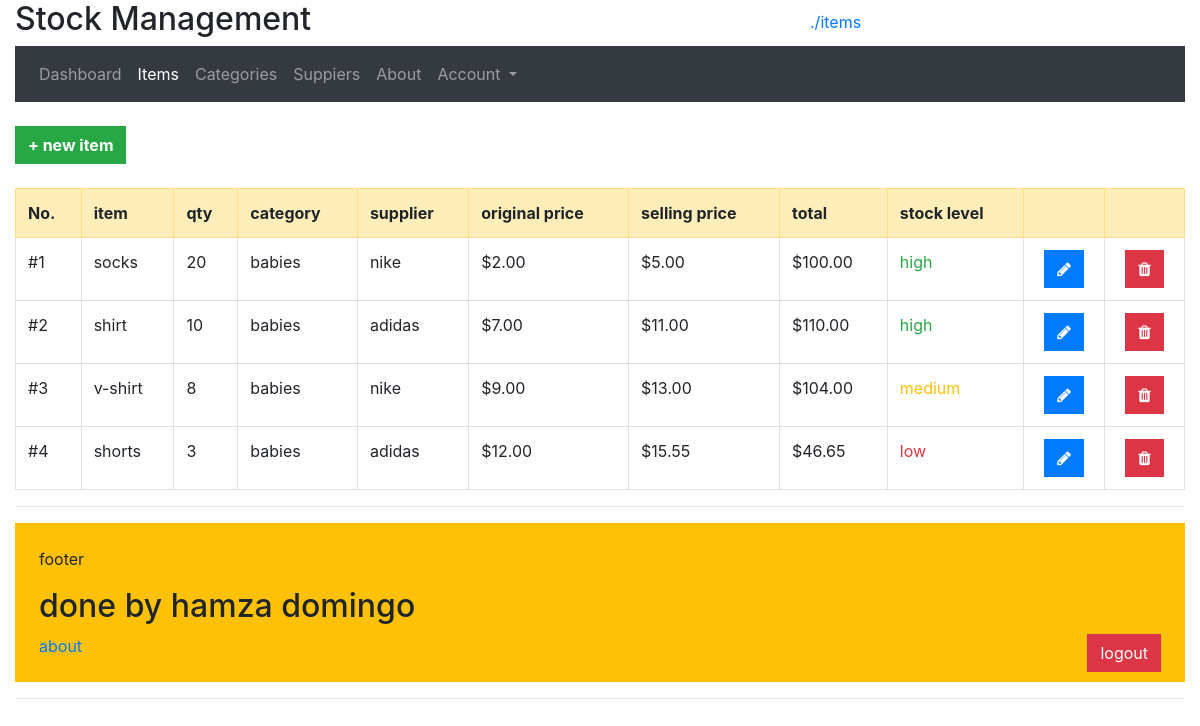
Page /item-read.php (signed in) on the committed database.
### tables this page shows
CREATE TABLE `items` (
  `id` int(11) NOT NULL,
  `name` varchar(60) NOT NULL,
  `quantity` int(4) NOT NULL,
  `category_id` int(3) NOT NULL,
  `supplier_id` int(11) NOT NULL,
  `original_price` decimal(8,2) NOT NULL,
  `selling_price` decimal(8,2) NOT NULL
);

CREATE TABLE `categories` (
  `id` int(3) NOT NULL,
  `name` varchar(100) DEFAULT NULL,
  `info` varchar(255) DEFAULT NULL
);

CREATE TABLE `suppliers` (
  `id` int(11) NOT NULL,
  `name` varchar(50) NOT NULL,
  `location` varchar(255) NOT NULL,
  `phone` varchar(9) NOT NULL,
  `country_code` int(3) NOT NULL
);

### functions.php (called while the page is built, shortened)
<?php
function check_stock_level($qty)
{
    if ($qty < 5)
        return "low";
    elseif ($qty < 10)
        return "medium";
    else
        return "high";
}
function get_items()
{
    $sql ="SELECT
        itm.`id`,
        itm.`name`,
        itm.`quantity`,
        cg.`name` AS category_name,
        sp.`name` AS supplier_name,
        itm.`original_price`,
        itm.`selling_price`,
        (itm.`selling_price`* itm.`quantity`) AS total
    FROM
        items itm, categories cg, suppliers sp
    WHERE
        itm.category_id = cg.id AND itm.supplier_id = sp.id
    ORDER BY id ASC
  ";
    $result = $GLOBALS['conn']->query($sql);
    return $result->fetch_all(MYSQLI_ASSOC);
}

### item-read.php (the view, shortened to what this page needs)
<?php require_once "./functions.php"; ?>
<?php $page_title = "items"; ?>
<?php include "./includes/header.php" ?>
<br>
<a href="./item-create.php" class="font-weight-bold btn btn-success">+ new item</a>
<br>
<br>
<?php $items = get_items(); ?>
<table class="table table-bordered">
    <tr class="table-warning">
        <th>No.</th>
        <th>item</th>
        <th>qty</th>
        <th>category</th>
        <th>supplier</th>
        <th>original price</th>
        <th>selling price</th>
        <th>total</th>
        <th>stock level</th>
        <th></th>
        <th></th>
    </tr>
    <?php foreach ($items as $item) : ?>
        <tr>
            <td><?='#'.$item['id']?></td>
            <td><?=$item['name']?></td>
            <td><?=$item['quantity']?></td>
            <td><?=$item['category_name']?></td>
            <td><?=$item['supplier_name']?></td>
            <td><?='$'.$item['original_price']?></td>
            <td><?='$'.$item['selling_price']?></td>
            <td><?='$'.$item['total']?></td>
            <?php $stock_level = check_stock_level($item['quantity'])?>
            <?php if($stock_level == "low") :?>
                <td class="text-danger"><?=$stock_level?></td>
            <?php elseif($stock_level == "medium") : ?>
                <td class="text-warning"><?=$stock_level?></td>
            <?php else :?>
                <td class="text-success"><?=$stock_level?></td>
            <?php endif;?>
            <td class="text-center"><a href="./item-update.php?id=<?=$item['id']?>" class="btn btn-primary fa fa-pencil"></a></td>
            <td class="text-center"><a href="./item-delete.php?id=<?=$item['id']?>" class="btn btn-danger fa fa-trash"></a></td>
        </tr>
    <?php endforeach ?>
</table>
<?php include "./includes/footer.php" ?>

### includes/head.php (shortened to what this page needs)
<!DOCTYPE html>
<html lang="en">
<head>
    <link rel="stylesheet" href="https://cdnjs.cloudflare.com/ajax/libs/font-awesome/4.7.0/css/font-awesome.min.css">
    <link rel="stylesheet" href="https://cdn.jsdelivr.net/npm/bootstrap@4.6.1/dist/css/bootstrap.min.css">
    <link rel="stylesheet" href="./assets/style.css">
</head>

### includes/header.php
<?php include "head.php"?>
<body>
    <div class="container-fluid">
        <header>
            <div class="row">
                <h2 class="col-sm-8">Stock Management</h2>
                <div class="col-sm-4" id="page-title"><?= $page_title ?></div>
            </div>
            <?php include("./includes/nav.php"); ?>
        </header>

### includes/nav.php (shortened to what this page needs)
<nav class="navbar navbar-expand-lg navbar-dark bg-dark">
    <div class="collapse navbar-collapse" id="navbarNavDropdown">
        <ul class="navbar-nav">
            <li class="nav-item <?=($page_title == 'dashboard')?'active':''?>">
                <a class="nav-link" href="./index.php">Dashboard</a>
            </li>
            <li class="nav-item">
                <a class="nav-link <?=($page_title == 'items')?'active':''?>" href="./item-read.php">Items</a>
            </li>
            <li class="nav-item">
                <a class="nav-link <?=($page_title == 'categories')?'active':''?>" href="./category-read.php">Categories</a>
            </li>
            <li class="nav-item">
                <a class="nav-link <?=($page_title == 'suppliers')?'active':''?>" href="./supplier-read.php">Suppiers</a>
            </li>
            <li class="nav-item">
                <a class="nav-link <?=($page_title == 'about')?'active':''?>" href="./about.php">About</a>
            </li>
            <li class="nav-item dropdown">
                <a class="nav-link dropdown-toggle <?=($page_title == 'edit account')?'active':''?>"
                    href="javascript:void(0);" id="navbarDropdownMenuLink"
                    data-toggle="dropdown"
                    aria-haspopup="true" aria-expanded="false">
                    Account
                </a>
            </li>
        </ul>
    </div>
</nav>

### includes/footer.php (shortened to what this page needs)
        <hr>
        <footer class="p-4 bg-warning">
            <p>footer</p>
            <h2 class="">done by hamza domingo</h2>
            <a class="text-center" href="./about.php">about</a>
            <a class="text-center float-right btn btn-danger" href="./logout.php">logout</a>
        </footer>
        <hr>
    </div>
</body>
</html>

### assets/style.css (style rules this page uses)
*, *::after, *::before { margin: 0; border-radius: 0 !important; box-sizing: border-box; }
#page-title { padding: 10px !important; color: #007bff; }
#page-title::before { content: "./"; }

### rows in the picture
items: id "1", name "socks", quantity "20", category.name "babies", supplier.name "nike", original_price "2.00", selling_price "5.00", total "100.00", quantity "high"
items: id "2", name "shirt", quantity "10", category.name "babies", supplier.name "adidas", original_price "7.00", selling_price "11.00", total "110.00", quantity "high"
items: id "3", name "v-shirt", quantity "8", category.name "babies", supplier.name "nike", original_price "9.00", selling_price "13.00", total "104.00", quantity "medium"
items: id "4", name "shorts", quantity "3", category.name "babies", supplier.name "adidas", original_price "12.00", selling_price "15.55", total "46.65", quantity "low"

### other values in the picture
$page_title "items"
